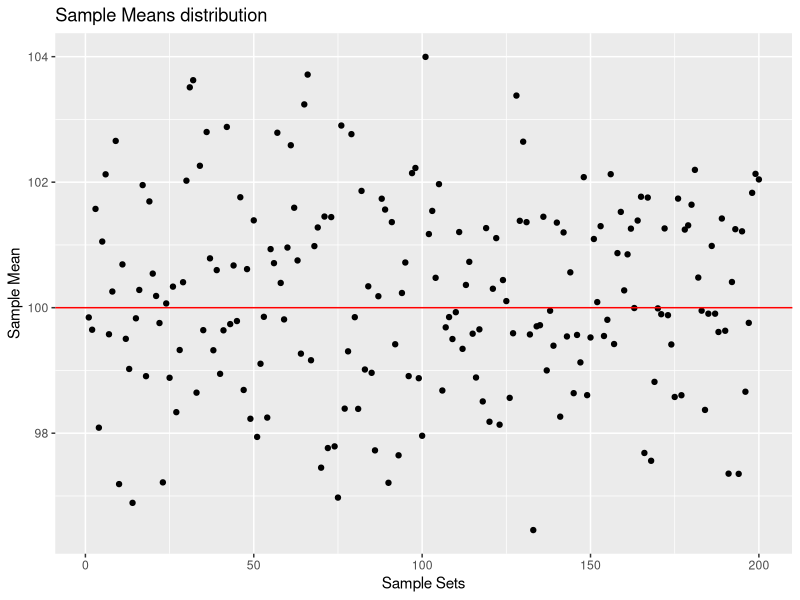
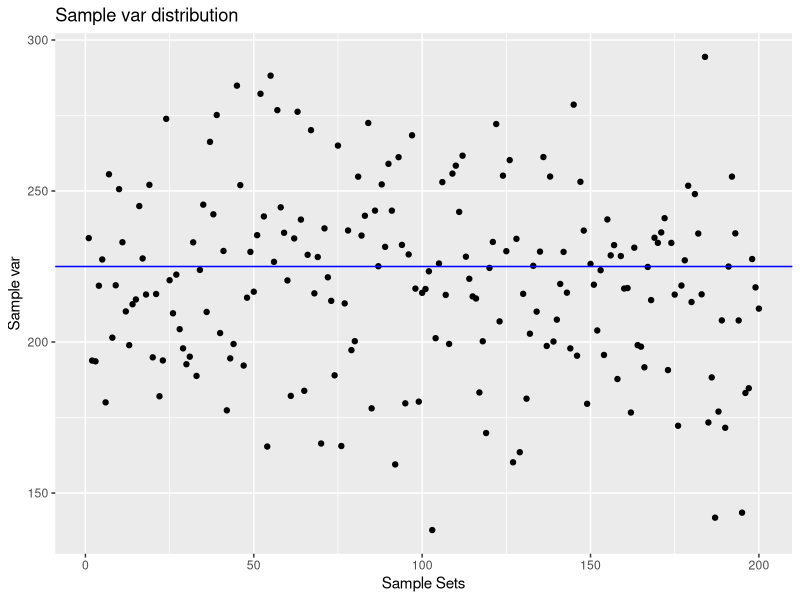
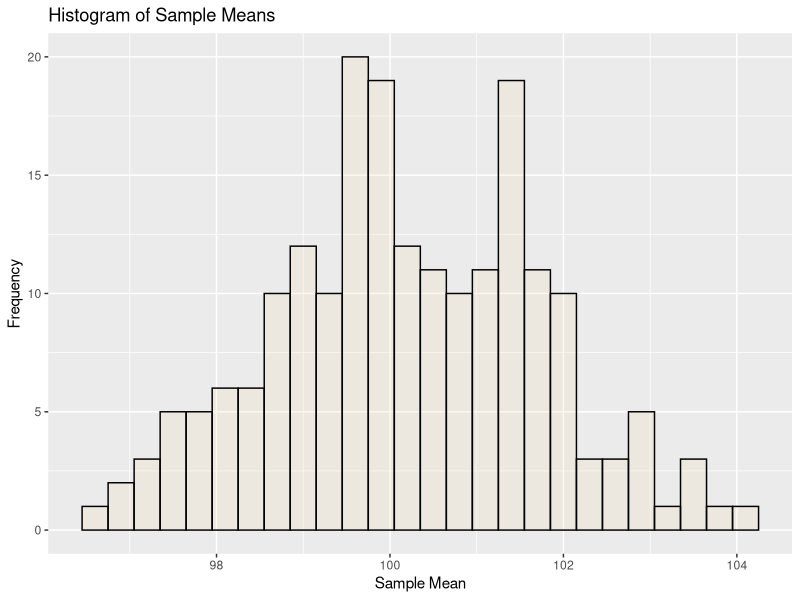
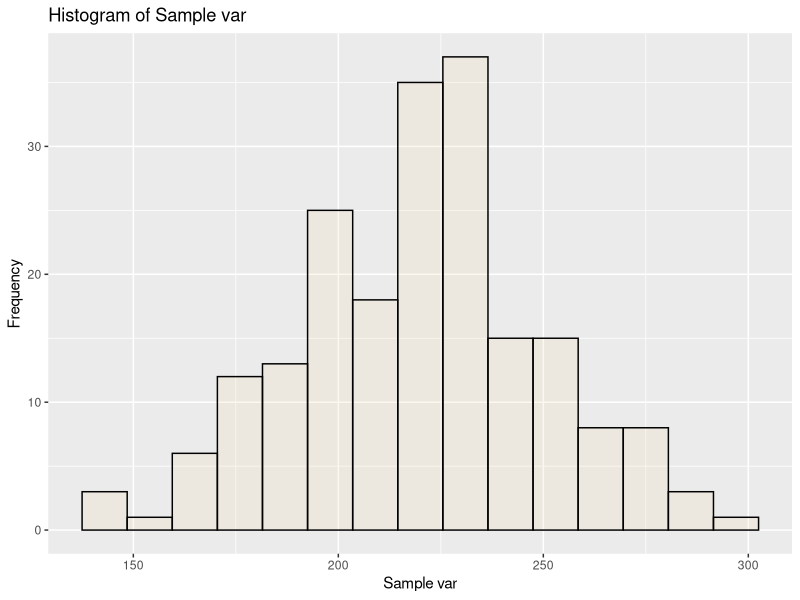
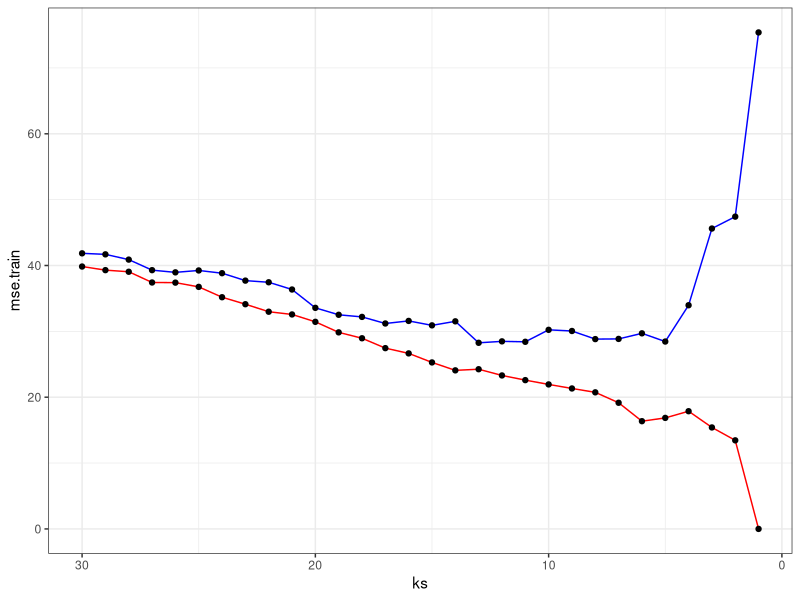
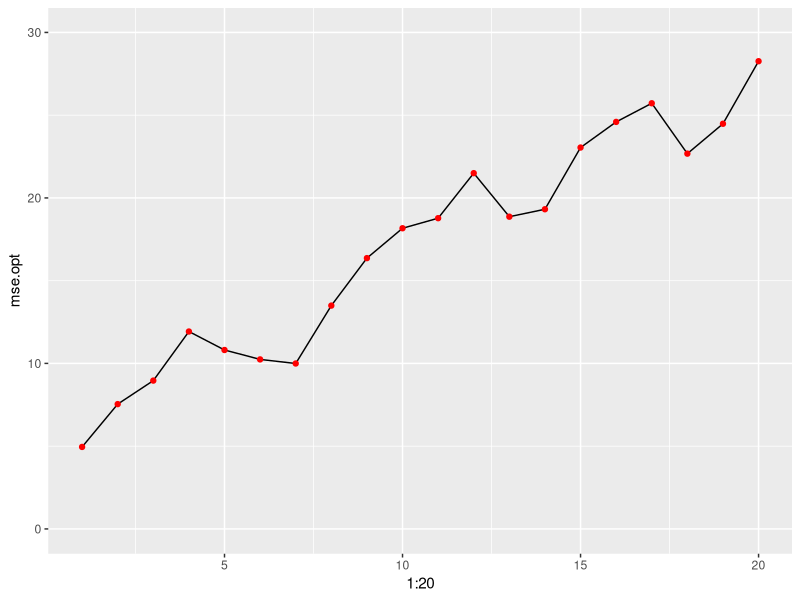

Generate these figures, in order, with R:
## ---- chunk 1
# Section G2
# Group 05
# Members: Chen Xiang, Xu Yuwen, Yang Yubo, Zhang Yun
## ---- chunk 2
pop.size <- 10000
pop.mean <- 100
pop.sd <- 15

num.of.samples <- 200
sample.size <- 100
## ---- chunk 3
#put your R code here inside the blocks
set.seed(1234)
p.norm <- rnorm(n=pop.size, mean=pop.mean, sd=pop.sd) #generating population
dat <-data.frame()   
for (i in 1:num.of.samples){
  s.norm <- sample(p.norm, size=sample.size, replace=FALSE) 
  s.mean <- mean(s.norm)
  s.var <-var(s.norm)
  data.temp <-data.frame(s.mean, s.var) 
  dat <- rbind(dat, data.temp)
}


#sample statistics value 
sample.mean.mean <- mean(dat$s.mean)
sample.var.mean <- mean(dat$s.var)
sample.mean.sd <- sd(dat$s.mean)
sample.var.sd <- sd(dat$s.var)

#Theoretical statistics value
theoretical.mean.mean <- 100
theoretical.mean.sd <- pop.sd/sqrt(sample.size)
theoretical.var.mean <- pop.sd^2
theoretical.var.sd <- sqrt(2*pop.sd^4/(sample.size - 1))

#comparision between the sample statistics and theoretical values
temp <- c(sample.mean.mean, sample.var.mean, sample.mean.sd, sample.var.sd,
          theoretical.mean.mean, theoretical.var.mean, theoretical.mean.sd, theoretical.var.sd)
comp <- matrix(temp, nrow=2,ncol=4, byrow=TRUE)
colnames(comp) <-c("mean_of_means", "mean_of_vars", "sd_of_means", "sd_of_vars" )
rownames(comp) <-c("sample", "theoretical")
comp



library("ggplot2")
#sample means distribution
scatterplot1 <- ggplot(data=dat, aes(1:200, dat$s.mean)) + geom_point() + geom_hline(yintercept = 100, color="red") + labs(title = "Sample Means distribution", x="Sample Sets", y ="Sample Mean")
scatterplot1

#sample var distribution
scatterplot2 <- ggplot(data=dat, aes(1:200, dat$s.var)) + geom_point() + geom_hline(yintercept = theoretical.var.mean, color="blue") + labs(title = "Sample var distribution", x="Sample Sets", y ="Sample var")
scatterplot2

#histogram of sample means
hist.mean <- ggplot(data=dat, aes(x=dat$s.mean)) + geom_histogram(binwidth=0.3, color="black", fill="wheat", alpha=.2) + labs(title = "Histogram of Sample Means", x = "Sample Mean", y="Frequency")
hist.mean

#histogram of sample var
hist.var <- ggplot(data=dat, aes(x=dat$s.var)) + geom_histogram(binwidth =11, color="black", fill="wheat", alpha=.2) + labs(title = "Histogram of Sample var", x = "Sample var", y="Frequency")
hist.var

## ---- chunk 4
library("ggplot2")

## population parameters
beta0 <- 1
beta1 <- -2
beta2 <- 6
beta3 <- -1
sigma <- 2

set.seed(7890)

## training data
x <- seq(0, 4.95, 0.05)
f_x <- beta0 + beta1 * x + beta2 * x^2 + beta3 * x^3
epsilon <- rnorm(n=100, mean=0, sd=sigma)
y <- f_x + epsilon

## test data
x.test <- seq(0, 5, 0.1)
f_x.test <- beta0 + beta1 * x.test + beta2 * x.test^2 + beta3 * x.test^3
epsilon.test <- rnorm(n=length(x.test), mean=0, sd=sigma)
y.test <- f_x.test + epsilon.test
## ---- chunk 5
library("mvtnorm")  # package for multivariate normal distribution, INSTALL IT BEFORE RUNNING
z <- rmvnorm(n=100, mean=rep(0, 20))  # covariance matrix is identity matrix by default, no need to specify here
z.test <- rmvnorm(n=51, mean=rep(0, 20))
head(z)
## ---- chunk 6
train.x <- cbind(x, z)
test.x <- cbind(x.test, z.test)
head(train.x)
## ---- chunk 7
# put your R code here inside the blocks
library("FNN")
#k=15, training MSE
model15.train <- knn.reg(train=train.x, test=train.x, y=y, k=15)
mean((y - model15.train$pred)^2)

#testing MSE
model15.test <- knn.reg(train=train.x, test=test.x, y=y, k=15)
mean((y.test - model15.test$pred)^2)
## ---- chunk 8
# put your R code here inside the blocks
ks <- 1:30
mse.train <- numeric(length(ks))
mse.test <- numeric(length(ks))

for (i in seq(along=ks)) {
  model.train <- knn.reg(train.x, train.x, y, k=ks[i])
  model.test <- knn.reg(train.x, test.x, y, k=ks[i])
  mse.train[i] <- mean((y - model.train$pred)^2)
  mse.test[i] <- mean((y.test - model.test$pred)^2)
}
# optimal k
k.opt <- ks[which.min(mse.test)] 
k.opt
#optimal MSE
mse.opt <- min(mse.test) 
mse.opt

#plot MSE on Training and Test
ggplot() + geom_line(aes(x=ks, y=mse.train), color="red") + geom_point(aes(x=ks, y=mse.train)) + geom_line(aes(x=ks, y=mse.test), color="blue") + geom_point(aes(x=ks, y=mse.test)) + scale_x_reverse(lim=c(30,1)) + theme_bw()

## ---- chunk 9
#put your R code here inside the blocks
ks <- 1:30
mse.train <- numeric(length(ks))
mse.test <- numeric(length(ks))
mse.opt <- numeric(20)
k.opt <- numeric(20)
for (j in 1:20) {
    train.x <- cbind(x, z[,1:j])
    test.x <- cbind(x.test, z.test[,1:j])
  for (i in seq(along=ks)) {
        model.train <- knn.reg(train.x, train.x, y, k=ks[i])
        model.test <- knn.reg(train.x, test.x, y, k=ks[i])
        mse.train[i] <- mean((y - model.train$pred)^2)
        mse.test[i] <- mean((y.test - model.test$pred)^2)
}
k.opt[j] <- ks[which.min(mse.test)] 
mse.opt[j] <- min(mse.test) 
}

mse.opt <- data.frame(1:20, mse.opt)
ggplot(data = mse.opt, aes(1:20, mse.opt)) + geom_line()+ geom_point(color="red") + coord_cartesian(ylim = c(0,30))

## ---- chunk 10
print(sessionInfo(), locale=FALSE)
